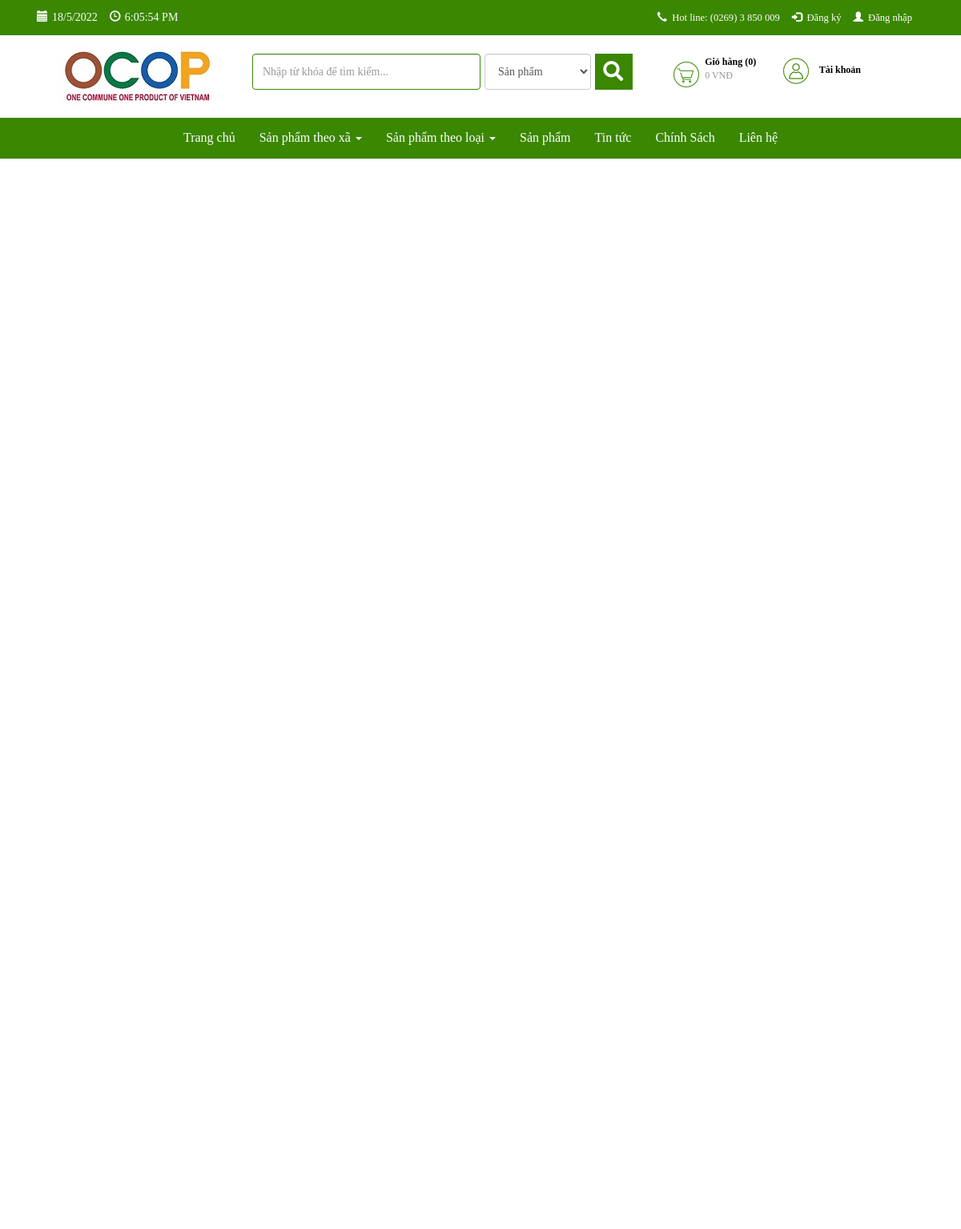
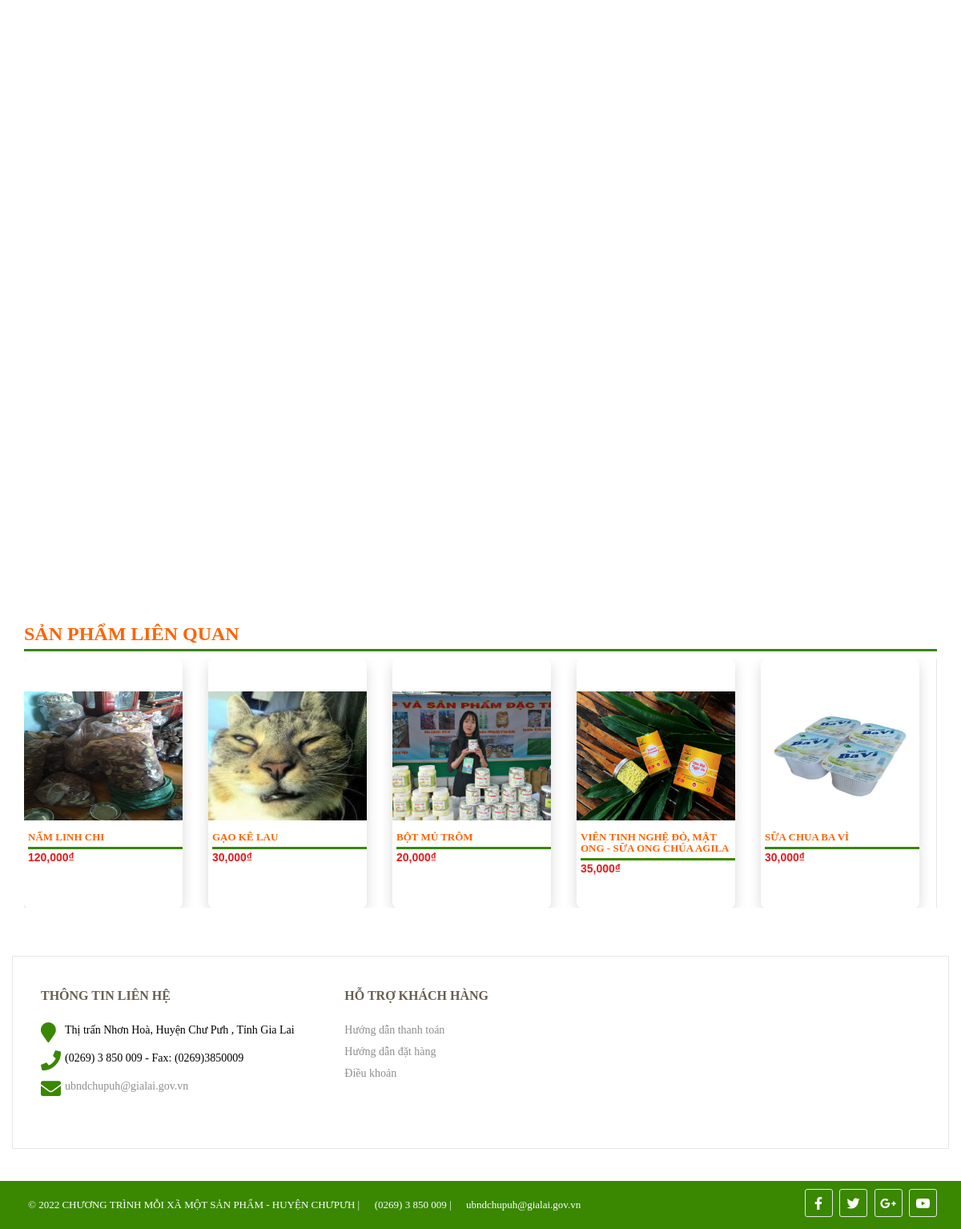
The page /banh-mi-mtp on the database its author committed (2 pictures, top to bottom).
### tables this page shows
CREATE TABLE `db_product` (
  `id` int(11) NOT NULL,
  `catid` int(11) NOT NULL,
  `name` varchar(255) NOT NULL,
  `alias` varchar(255) NOT NULL,
  `avatar` varchar(255) NOT NULL,
  `img` varchar(255) NOT NULL,
  `sortDesc` text NOT NULL,
  `detail` text NOT NULL,
  `producer` int(11) NOT NULL,
  `number` int(11) NOT NULL,
  `number_buy` int(11) NOT NULL,
  `sale` int(3) DEFAULT NULL,
  `price` int(11) NOT NULL,
  `price_sale` int(11) NOT NULL,
  `created` datetime NOT NULL,
  `created_by` varchar(100) NOT NULL DEFAULT 'HDL',
  `modified` datetime NOT NULL,
  `modified_by` varchar(100) NOT NULL DEFAULT 'HDL',
  `trash` int(1) NOT NULL DEFAULT 1,
  `status` int(1) NOT NULL DEFAULT 1,
  `userId` int(11) DEFAULT NULL,
  `img2` varchar(255) DEFAULT NULL,
  `img3` varchar(255) DEFAULT NULL,
  `img4` varchar(255) DEFAULT NULL,
  `is_hot` int(11) NOT NULL DEFAULT 0
);

### application/controllers/Sanpham.php (called while the page is built, shortened)
<?php
class Sanpham extends CI_Controller {
    function __construct() {
        $this->load->model('frontend/Mproduct');
		$this->load->model('frontend/Mproducer');
        $this->load->model('frontend/Mcategory');
		$this->load->model('frontend/Mevaluate');
		$this->load->model('backend/Muser');
        $this->data['com']='sanpham';
        $this->load->library('session');
        $this->load->library('phantrang');
    }
    public function detail($link){
        $row = $this->Mproduct->product_detail($link);
        $this->data['row']=$row;
		$star1 = 0;
		$total1 = 0;
		$star2 = 0;
		$total2 = 0;
		$star3 = 0;
		$total3 = 0;
		$star4 = 0;
		$total4 = 0;
		$star5 = 0;
		$total5 = 0;
		$sum = ($total1 + $total2 + $total3 + $total4 + $total5);
		if($sum >0){
			$AverageRating = (((1*$total1)+(2*$total2)+(3*$total3)+(4*$total4)+(5*$total5))/ $sum);
		}else{
			$AverageRating = 4;
		}
		$this->data['title']='OCOP CHƯPƯH - '.$row['name'];
		$this->data['view']='detail';
		$this->data['star1']=$star1;
		$this->data['star2']=$star2;
		$this->data['star3']=$star3;
		$this->data['star4']=$star4;
		$this->data['star5']=$star5;
		$this->data['total1']=$total1;
		$this->data['total2']=$total2;
		$this->data['total3']=$total3;
		$this->data['total4']=$total4;
		$this->data['total5']=$total5;
		$this->data['avg']=$AverageRating;
        $this->load->view('frontend/layout',$this->data);
    }
}

### index.php (called while the page is built, shortened)
<?php
require_once BASEPATH.'core/CodeIgniter.php';

### application/models/frontend/Mproduct.php (called while the page is built, shortened)
<?php
class Mproduct extends CI_Model {
    public function __construct()
    {
        $this->table = $this->db->dbprefix('product');
    }
    public function product_detail($link)
    {
        $this->db->where('trash', 1);
        $this->db->where('alias', $link);
        $this->db->limit(1);
        $query = $this->db->get($this->table);
        return $query->row_array();
    }
    public function product_cungloai($catid, $id, $limit)
    {
        $this->db->where('catid', $catid);
        $this->db->where('id !=', $id);
        $this->db->where('status', 1);
        $this->db->where('trash', 1);
        $this->db->limit($limit);
        $query = $this->db->get($this->table);
        return $query->result_array();
    }
}

### application/models/frontend/Mcategory.php (called while the page is built, shortened)
<?php
class Mcategory extends CI_Model {
    public function __construct()
    {
        $this->table = $this->db->dbprefix('category');
    }
    public function category_name($id)
    {
        $this->db->where('id', $id);
        $this->db->where('status', 1);
        $this->db->where('trash', 1);
        $this->db->limit(1);
        $query = $this->db->get($this->table);
        $row=$query->row_array();
        return $row['name'];
    }
    public function category_link($id)
    {
        $this->db->where('id', $id);
        $this->db->where('status', 1);
        $this->db->where('trash', 1);
        $this->db->limit(1);
        $query = $this->db->get($this->table);
        $row=$query->row_array();
        return $row['link'];
    }
    public function category_menu($parentid)
    {
        $this->db->where('parentid', $parentid);
        $this->db->where('status', 1);
        $this->db->where('trash', 1);
        $this->db->order_by('orders asc, updated_at desc');
        $query = $this->db->get($this->table);
        return $query->result_array();
    }
}

### application/views/frontend/components/sanpham/detail.php (the view, shortened to what this page needs)
<section id="product-detail">
	<div class="container">
				<?php if ($row) : ?>
								<p style=" float: left;margin-right: 10px;">Thương hiệu: <?php $name = $this->Mcategory->category_name($row['catid']);
																							echo $name; ?></p>
		<div class="product-comment product-v-desc product">
			<h3>Sản phẩm liên quan</h3>
			<?php
					$list_spcungloai = $this->Mproduct->product_cungloai($row['catid'], $row['id'], 5); ?>
			<?php
					if (count($list_spcungloai) > 0) : ?>
				<div class="product-container">
					<div class="owl-carousel-product-cl owl-carousel owl-theme">
						<?php foreach ($list_spcungloai as $sp) : ?>
							<div class="item">
								<div class="product-lt">
									<div class="lt-product-group-image">
										<a href="<?php echo $sp['alias'] ?>" title="<?php echo $sp['name'] ?>">
											<img class="img-p" src="public/images/products/<?php echo $sp['avatar'] ?>" alt="">
										</a>
									</div>
									<div class="lt-product-group-info">
										<a href="<?php echo $sp['alias'] ?>" title="<?php echo $sp['name'] ?>" style="text-align: left;">
											<h3><?php echo $sp['name'] ?></h3>
										</a>
										<div class="price-box">
											<?php if ($sp['sale'] > 0) : ?>
												<p class="old-price">
													<span class="price"><?php echo (number_format($sp['price'])); ?>₫</span>
												</p>
												<p class="special-price">
													<span class="price"><?php echo (number_format($sp['price_sale'])); ?>₫</span>
												</p>
											<?php else : ?>
												<p class="old-price">
													<span class="price" style="color: #fff"><?php echo (number_format($sp['price'])); ?>₫</span>
												</p>
												<p class="special-price">
													<span class="price"><?php echo (number_format($sp['price'])); ?>₫</span>
												</p>
											<?php endif; ?>
										</div>
									</div>
								</div>
							</div>
						<?php endforeach; ?>
					</div>
				<?php else : ?>
					<h4>Chưa có sản phẩm cùng loại</h4>
				<?php endif; ?>
				</div>
			<?php endif; ?>
		</div>
	</div>
</section>

### application/views/frontend/layout.php (shortened to what this page needs)
<!DOCTYPE html>
<html lang="en">
  <head>
    <link href="public/css/bootstrap.css" rel="stylesheet">
    <link href="public/css/fontawesome.css" rel="stylesheet">
    <link href="public/css/lte.css" rel="stylesheet">
    <link rel="stylesheet" href="https://use.fontawesome.com/releases/v5.8.2/css/all.css">
    <link href="public/css/owl.carousel.min.css" rel="stylesheet">
    <link rel="stylesheet" href="public/css/style-jc.css">
    <link href="public/css/menu-tab.css" rel="stylesheet">
    <link href="public/css/style.css" rel="stylesheet">
    <link href="public/css/flexslider.css" rel="stylesheet">
    </head>
    <body>
        <?php
            $this->load->view('frontend/modules/topbar');
        ?>
        <?php
            $this->load->view('frontend/modules/logo-search');
        ?>
        <!-- <?php
            $this->load->view('frontend/modules/category');
        ?> -->
        <section id="menu-bar">
            <?php
                $this->load->view('frontend/modules/panel-left');
            ?>
        </section>
        <?php
            if(isset($com,$view)){
                $this->load->view('frontend/components/'.$com.'/'.$view);
            }
            else
                $this->load->view('frontend/components/Error404/index');
        ?>
        <?php
            $this->load->view('frontend/modules/footer');
        ?>
    </body>
</html>

### application/views/frontend/modules/topbar.php (shortened to what this page needs)
<section id="header">
	<nav class="navbar" style="z-index: 9999; background:#3a8701">
		<div class="container">
			<div class="col-md-12 col-lg-12">
                <div id="navbar" class="collapse navbar-collapse">
                	<ul class="nav navbar navbar-nav pull-right" id="nav2">
					<li><a class='logi' style='color:#fff' href='#'><i style='margin-right:6px' class='glyphicon glyphicon-earphone'></i>Hot line:  (0269) 3 850 009</a></li>
                		<?php
                		if($this->session->userdata('sessionKhachHang')){
                			$name=$this->session->userdata('sessionKhachHang_name');
                			echo "<li><a class='logi' style='color:#fff' href='#'>Xin chào: $name</a></li>";
                			echo "<li><a class='logi' style='color:#fff' href='dang-xuat'><i style='margin-right:6px' class='glyphicon glyphicon-log-out'></i><span>Thoát</span></a></a></li>";
                		}else{
                			echo "<li><a class='logi' style='color:#fff' href='dang-ky'><i style='margin-right:6px' class='glyphicon glyphicon-log-in'></i><span>Đăng ký</span></a></li>";
                			echo "<li><a class='logi' style='color:#fff' href='dang-nhap'><i style='margin-right:6px' class='glyphicon glyphicon-user'></i><span>Đăng nhập</span></a></li>";
                		}
                		?>
                	</ul>
					<ul class="nav navbar navbar-nav pull-left" id="nav2">
					<li><div style="padding:10px 0px; color:#fff"><i class="glyphicon glyphicon-calendar"></i></div></li>
					<li><div style="padding:10px 10px 10px 5px; color:#fff" id="runningDay">Ngày</div></li>
					<li><div style="padding:10px 0px; color:#fff; margin-left:5px"><i class="glyphicon glyphicon-time"></i></div></li>
					<li><div style="padding:10px 10px 10px 5px; color:#fff" id="runningTime">Giờ</div></li>
					</ul>
                </div>
            </div>
        </div>
    </nav>
</section>

### application/views/frontend/modules/logo-search.php (shortened to what this page needs)
<section class="logo-search">
	<div class="container">
		<div class="col-xs-12 col-sm-12 col-md-3 col-lg-3 logo">
			<a href="<?php echo base_url() ?>"><img src="<?php echo base_url() ?>public/images/logo.jpg" alt="Logo Construction"></a>
		</div>
		<div class="col-xs-12 col-sm-12 col-md-5 col-lg-5 search">
			<form action="search" method="get" role="form">
				<div class="input-search">
					<input style="width: 60%;" type="text" class="form-control" id="search_text" name="search" placeholder="Nhập từ khóa để tìm kiếm...">
					<select id ="search_by" style="width: 28%;display: inline-block; margin-left:5px;height:45px" class="form-control" name="option">
						<option value="0"> Sản phẩm</option>
					</select>
					<button style="width: 10%;float: right;">
						<i class="fa fa-search"></i>
					</button>
				</div>
			</form>
		</div>
		<div class="col-lg-3 col-md-4 col-sm-4 col-xs-12 hidden-xs" style="margin-top: 6px;">
			<div class="user_login">
				<a href="thong-tin-khach-hang" title="Tài khoản">
					<div class="user_login_icon">
						<img src="<?php echo base_url() ?>public/images/user.png" alt="Cart">
					</div>
					<div class="box_text">
						<strong>Tài khoản</strong>
					</div>
				</a>
			</div>
			<div class="cart_header">
				<a href="gio-hang" title="Giỏ hàng">
					<span class="cart_header_icon">
						<img src="<?php echo base_url() ?>public/images/cart2.png" alt="Cart">
					</span>
					<span class="box_text">
						<strong class="cart_header_count">Giỏ hàng <span>(<?php
																			if ($this->session->userdata('cart')) {
																				$val = $this->session->userdata('cart');
																				echo count($val);
																			} else {
																				echo 0;
																			}
																			?>)</span></strong>
						<span class="cart_price">
							<?php if ($this->session->userdata('cart')) :
								$cart = $this->session->userdata('cart');
								$money = 0;
								foreach ($cart as $key => $value) :
									$row = $this->Mproduct->product_detail_id($key); ?>
									<?php
									$total = 0;
									if ($row['price_sale'] > 0) {
										$total = $row['price_sale'] * $value;
									} else {
										$total = $row['price'] * $value;
									}
									$money += $total;
									?>
								<?php endforeach; ?>
								<?php echo number_format($money) . ' VNĐ'; ?>
							<?php else : ?>
								<p>0 VNĐ</p>
							<?php endif; ?>
						</span>
					</span>
				</a>
			</div>
		</div>
	</div>
</section>

### application/views/frontend/modules/panel-left.php (shortened to what this page needs)
<div class="col-md-12 col-lg-12 panel-right hidden-xs text-center" style="background: #3a8701;">
	<ul class="menu-right" style="display: inline-block;">
		<li class="pull-left"><a href="">Trang chủ</a></li>
		<li class="dropdown pull-left">
			<a href="#" class="dropdown-toggle" data-toggle="dropdown" role="button" aria-haspopup="true" aria-expanded="false">Sản phẩm theo xã <span class="caret"></span></a>
		</li>
		<li class="dropdown pull-left">
			<a href="#" class="dropdown-toggle" data-toggle="dropdown" role="button" aria-haspopup="true" aria-expanded="false">Sản phẩm theo loại <span class="caret"></span></a>
		</li>
		<li class="pull-left"><a href="san-pham">Sản phẩm</a></li>
		<li class="pull-left"><a href="tin-tuc/1">Tin tức</a></li>
		<li class="pull-left"><a href="van-ban">Chính Sách</a></li>
		<li class="pull-left"><a href="lien-he">Liên hệ</a></li>
	</ul>
</div>

### application/views/frontend/modules/footer.php (shortened to what this page needs)
<footer id="footer">
	<div class="top-footer">
		<div class="container" style="border: 1px solid #e8e6e2">
			<div class="col-xs-12 col-sm-12 col-md-12">
				<div class="col-xs-12 col-sm-4" style="padding-left:20px !important">
					<div class="f-contact" style="padding-top:20px">
						<h3>Thông tin liên hệ</h3>
						<ul class="list-unstyled">
							<li class="clearfix">
								<i class="fa fa-map-marker"></i>
								<span>Thị trấn Nhơn Hoà, Huyện Chư Pưh , Tỉnh Gia Lai</span>
							</li>
							<li class="clearfix">
								<i class="fa fa-phone"></i>
								<span>(0269) 3 850 009 - Fax: (0269)3850009</span>
							</li>
							<li class="clearfix">
								<i class="fa fa-envelope"></i>
								<span><a href="mailto:ubndchupuh@gialai.gov.vn">ubndchupuh@gialai.gov.vn</a></span>
							</li>
						</ul>
					</div>
				</div>
				<div class="col-xs-12 col-sm-4">
					<div class="f-contact" style="padding-top:20px; padding-left: 20px">
						<h3 class="footer-title">HỖ TRỢ KHÁCH HÀNG</h3>
						<ul class="list-unstyled linklists">
							<li><a href="#">Hướng dẫn thanh toán</a></li>
							<li><a href="#">Hướng dẫn đặt hàng</a></li>
							<li><a href="#">Điều khoản</a></li>
						</ul>
					</div>
				</div>
				<div class="col-xs-12 col-sm-4">
						<iframe src="https://www.facebook.com/plugins/post.php?href=https%3A%2F%2Fwww.facebook.com%2Fphoto.php%3Ffbid%3D310344917757170%26set%3Da.188153439976319%26type%3D3&width=350&show_text=true&height=233&appId" width="350" height="233" style="border:none;overflow:hidden" scrolling="no" frameborder="0" allowfullscreen="true" allow="autoplay; clipboard-write; encrypted-media; picture-in-picture; web-share"></iframe>
				</div>
			</div>
			</div>
		</div>
	<div class="news-social">
		<div class="container">
			<div class="col-xs-12 col-sm-12 col-md-8 col-lg-8">
				<ul class="list-unstyled social pull-left" style="margin-bottom:0px">
					<li><span style="line-height:40px; font-size:13px; color:#fff">© 2022 CHƯƠNG TRÌNH MỖI XÃ MỘT SẢN PHẨM - HUYỆN CHƯPƯH | <i style="font-size:12px" class="fa fa-phone"></i> (0269) 3 850 009 | <i style="font-size:12px" class="fa fa-envelope"></i>
ubndchupuh@gialai.gov.vn</span></li>
				</ul>
			</div>
			<div class="col-xs-12 col-sm-12 col-md-4 col-lg-4">
				<ul class="list-unstyled social pull-right" style="margin-bottom:0">
					<li><a href="#"><i class="fab fa-facebook-f"></i></a></li>
					<li><a href="#"><i class="fab fa-twitter"></i></a></li>
					<li><a href="#"><i class="fab fa-google-plus-g"></i></a></li>
					<li><a href="#"><i class="fab fa-youtube"></i></a></li>
				</ul>
			</div>
		</div>
	</div>
</footer>

### rows shown on the page
db_product: avatar (picture), name "NẤM LINH CHI", price "120,000"
db_product: avatar (picture), name "GẠO KÊ LAU", price "30,000"
db_product: avatar (picture), name "BỘT MỦ TRÔM", price "20,000"
db_product: avatar (picture), name "VIÊN TINH NGHỆ ĐỎ, MẬT ONG - SỮA ONG CHÚA AGILA", price "35,000"
db_product: avatar (picture), name "SỮA CHUA BA VÌ", price "30,000"
